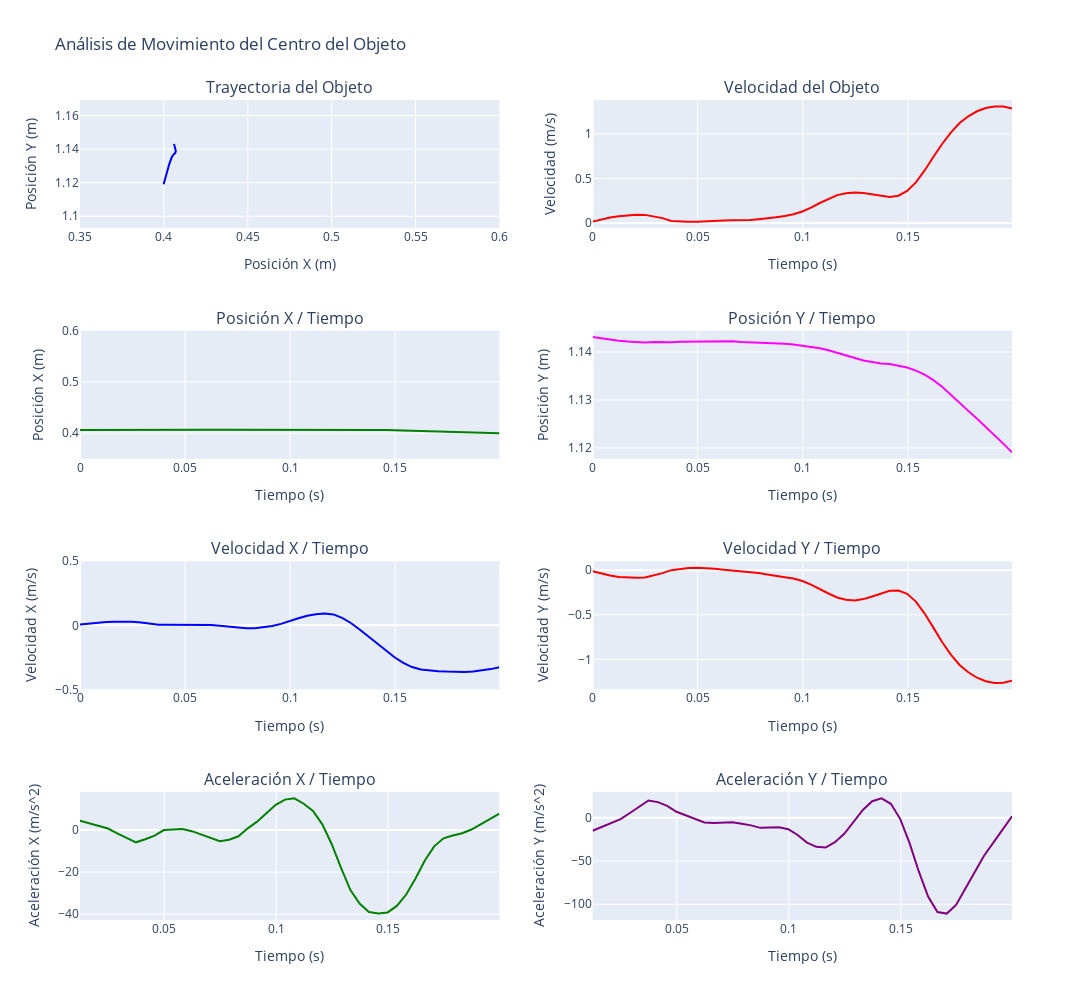

Notebook source saved alongside this figure:
### Code cell
# Elegir dataframe a graficar
dfG = dfCentro
dfG_speed = dfCentro_speed.copy()
dfG_acceleration = dfCentro_acceleration.copy()

import plotly.graph_objects as go
from plotly.subplots import make_subplots

# Suponiendo que tienes tus DataFrames cargados (dfG, dfG_speed, dfG_acceleration)

# Crear figura y ejes
fig = make_subplots(rows=4, cols=2, subplot_titles=("Trayectoria del Objeto", "Velocidad del Objeto", "Posición X / Tiempo", "Posición Y / Tiempo","Velocidad X / Tiempo", "Velocidad Y / Tiempo", "Aceleración X / Tiempo", "Aceleración Y / Tiempo"))

# Grafica la trayectoria
fig.update_xaxes(title_text="Posición X (m)", range=[0.35, 0.6], row=1, col=1, scaleanchor="y") # Relación 1:1 entre X e Y
fig.update_yaxes(title_text="Posición Y (m)", row=1, col=1)
fig.add_trace(go.Scatter(x=dfG['X'], y=dfG['Y'], mode='lines', marker=dict(color='blue')), row=1, col=1)

# Grafica la velocidad
fig.update_yaxes(title_text="Velocidad (m/s)", row=1, col=2)
fig.update_xaxes(title_text="Tiempo (s)", row=1, col=2)
fig.add_trace(go.Scatter(x=dfG_speed['Time (sec)'], y=dfG_speed['Speed'], mode='lines', marker=dict(color='red'), name='Velocidad Total'), row=1, col=2)

# Grafica la posición X / tiempo
fig.update_yaxes(title_text="Posición X (m)", range=[0.35,0.6], row=2, col=1)
fig.update_xaxes(title_text="Tiempo (s)", row=2, col=1)
fig.add_trace(go.Scatter(x=dfG['Time (sec)'], y=dfG['X'], mode='lines', marker=dict(color='green')), row=2, col=1)

# Grafica la posición Y / tiempo
fig.update_yaxes(title_text="Posición Y (m)", row=2, col=2)
fig.update_xaxes(title_text="Tiempo (s)", row=2, col=2)
fig.add_trace(go.Scatter(x=dfG['Time (sec)'], y=dfG['Y'], mode='lines', marker=dict(color='magenta')), row=2, col=2)

# Grafica la velocidad X / tiempo
fig.update_yaxes(title_text="Velocidad X (m/s)", range=[-0.5,0.5], row=3, col=1)
fig.update_xaxes(title_text="Tiempo (s)", row=3, col=1)
fig.add_trace(go.Scatter(x=dfG_speed['Time (sec)'], y=dfG_speed['Speed_X'], mode='lines', marker=dict(color='blue')), row=3, col=1)

# Grafica la velocidad Y / tiempo
fig.update_yaxes(title_text="Velocidad Y (m/s)", row=3, col=2)
fig.update_xaxes(title_text="Tiempo (s)", row=3, col=2)
fig.add_trace(go.Scatter(x=dfG_speed['Time (sec)'], y=dfG_speed['Speed_Y'], mode='lines', marker=dict(color='red')), row=3, col=2)

# Grafica la aceleración X / tiempo
fig.update_yaxes(title_text="Aceleración X (m/s^2)", row=4, col=1)
fig.update_xaxes(title_text="Tiempo (s)", row=4, col=1)
fig.add_trace(go.Scatter(x=dfG_acceleration['Time (sec)'], y=dfG_acceleration['Acceleration_X'], mode='lines', marker=dict(color='green')), row=4, col=1)

# Grafica la aceleración Y / tiempo
fig.update_yaxes(title_text="Aceleración Y (m/s^2)", row=4, col=2)
fig.update_xaxes(title_text="Tiempo (s)", row=4, col=2)
fig.add_trace(go.Scatter(x=dfG_acceleration['Time (sec)'], y=dfG_acceleration['Acceleration_Y'], mode='lines', marker=dict(color='purple')), row=4, col=2)

# Actualizar los títulos y ajustar el diseño
fig.update_layout(height=1000, width=1200, title_text="Análisis de Movimiento del Centro del Objeto", showlegend=False)

# Mostrar los gráficos
fig.show()

### Figure 1 — Plotly figure (JSON) as saved in the notebook; plotly's stock layout.template omitted (floating-point values rounded to 4 significant figures)
{"data": [{"marker": {"color": "blue"}, "mode": "lines", "type": "scatter", "x": [0.406, 0.4061, 0.4062, 0.4063, 0.4064, 0.4064, 0.4065, 0.4064, 0.4065, 0.4064, 0.4064, 0.4064, 0.4065, 0.4065, 0.4065, 0.4065, 0.4064, 0.4065, 0.4064, 0.4064, 0.4063, 0.4063, 0.4063, 0.4063, 0.4064, 0.4065, 0.4067, 0.4068, 0.407, 0.4071, 0.4071, 0.4071, 0.407, 0.4067, 0.4064, 0.406, 0.4057, 0.4052, 0.4047, 0.4042, 0.4037, 0.4032, 0.4027, 0.4022, 0.4018, 0.4013, 0.4008, 0.4003, 0.3998], "xaxis": "x", "y": [1.143, 1.143, 1.143, 1.142, 1.142, 1.142, 1.142, 1.142, 1.142, 1.142, 1.142, 1.142, 1.142, 1.142, 1.142, 1.142, 1.142, 1.142, 1.142, 1.142, 1.142, 1.142, 1.142, 1.142, 1.141, 1.141, 1.141, 1.14, 1.14, 1.139, 1.139, 1.138, 1.138, 1.138, 1.137, 1.137, 1.137, 1.136, 1.135, 1.134, 1.133, 1.131, 1.129, 1.128, 1.126, 1.124, 1.123, 1.121, 1.119], "yaxis": "y"}, {"marker": {"color": "red"}, "mode": "lines", "name": "Velocidad Total", "type": "scatter", "x": [0, 0.004159, 0.008317, 0.01248, 0.01663, 0.02079, 0.02495, 0.02911, 0.03327, 0.03743, 0.04159, 0.04574, 0.0499, 0.05406, 0.05822, 0.06238, 0.06654, 0.0707, 0.07485, 0.07901, 0.08317, 0.08733, 0.09149, 0.09565, 0.09981, 0.104, 0.1081, 0.1123, 0.1164, 0.1206, 0.1248, 0.1289, 0.1331, 0.1372, 0.1414, 0.1455, 0.1497, 0.1539, 0.158, 0.1622, 0.1663, 0.1705, 0.1747, 0.1788, 0.183, 0.1871, 0.1913, 0.1955, 0.1996], "xaxis": "x2", "y": [0.01567, 0.04134, 0.06181, 0.07707, 0.08713, 0.092, 0.09166, 0.07771, 0.05534, 0.02245, 0.01548, 0.01476, 0.01511, 0.02119, 0.02556, 0.02851, 0.03012, 0.03066, 0.03399, 0.04271, 0.05146, 0.06379, 0.07862, 0.09967, 0.1296, 0.1723, 0.2251, 0.2735, 0.3136, 0.3344, 0.3427, 0.3372, 0.3208, 0.3021, 0.2919, 0.3075, 0.3599, 0.456, 0.5908, 0.7415, 0.8884, 1.015, 1.123, 1.199, 1.256, 1.293, 1.311, 1.309, 1.287], "yaxis": "y2"}, {"marker": {"color": "green"}, "mode": "lines", "type": "scatter", "x": [0, 0.004159, 0.008317, 0.01248, 0.01663, 0.02079, 0.02495, 0.02911, 0.03327, 0.03743, 0.04159, 0.04574, 0.0499, 0.05406, 0.05822, 0.06238, 0.06654, 0.0707, 0.07485, 0.07901, 0.08317, 0.08733, 0.09149, 0.09565, 0.09981, 0.104, 0.1081, 0.1123, 0.1164, 0.1206, 0.1248, 0.1289, 0.1331, 0.1372, 0.1414, 0.1455, 0.1497, 0.1539, 0.158, 0.1622, 0.1663, 0.1705, 0.1747, 0.1788, 0.183, 0.1871, 0.1913, 0.1955, 0.1996], "xaxis": "x3", "y": [0.406, 0.4061, 0.4062, 0.4063, 0.4064, 0.4064, 0.4065, 0.4064, 0.4065, 0.4064, 0.4064, 0.4064, 0.4065, 0.4065, 0.4065, 0.4065, 0.4064, 0.4065, 0.4064, 0.4064, 0.4063, 0.4063, 0.4063, 0.4063, 0.4064, 0.4065, 0.4067, 0.4068, 0.407, 0.4071, 0.4071, 0.4071, 0.407, 0.4067, 0.4064, 0.406, 0.4057, 0.4052, 0.4047, 0.4042, 0.4037, 0.4032, 0.4027, 0.4022, 0.4018, 0.4013, 0.4008, 0.4003, 0.3998], "yaxis": "y3"}, {"marker": {"color": "magenta"}, "mode": "lines", "type": "scatter", "x": [0, 0.004159, 0.008317, 0.01248, 0.01663, 0.02079, 0.02495, 0.02911, 0.03327, 0.03743, 0.04159, 0.04574, 0.0499, 0.05406, 0.05822, 0.06238, 0.06654, 0.0707, 0.07485, 0.07901, 0.08317, 0.08733, 0.09149, 0.09565, 0.09981, 0.104, 0.1081, 0.1123, 0.1164, 0.1206, 0.1248, 0.1289, 0.1331, 0.1372, 0.1414, 0.1455, 0.1497, 0.1539, 0.158, 0.1622, 0.1663, 0.1705, 0.1747, 0.1788, 0.183, 0.1871, 0.1913, 0.1955, 0.1996], "xaxis": "x4", "y": [1.143, 1.143, 1.143, 1.142, 1.142, 1.142, 1.142, 1.142, 1.142, 1.142, 1.142, 1.142, 1.142, 1.142, 1.142, 1.142, 1.142, 1.142, 1.142, 1.142, 1.142, 1.142, 1.142, 1.142, 1.141, 1.141, 1.141, 1.14, 1.14, 1.139, 1.139, 1.138, 1.138, 1.138, 1.137, 1.137, 1.137, 1.136, 1.135, 1.134, 1.133, 1.131, 1.129, 1.128, 1.126, 1.124, 1.123, 1.121, 1.119], "yaxis": "y4"}, {"marker": {"color": "blue"}, "mode": "lines", "type": "scatter", "x": [0, 0.004159, 0.008317, 0.01248, 0.01663, 0.02079, 0.02495, 0.02911, 0.03327, 0.03743, 0.04159, 0.04574, 0.0499, 0.05406, 0.05822, 0.06238, 0.06654, 0.0707, 0.07485, 0.07901, 0.08317, 0.08733, 0.09149, 0.09565, 0.09981, 0.104, 0.1081, 0.1123, 0.1164, 0.1206, 0.1248, 0.1289, 0.1331, 0.1372, 0.1414, 0.1455, 0.1497, 0.1539, 0.158, 0.1622, 0.1663, 0.1705, 0.1747, 0.1788, 0.183, 0.1871, 0.1913, 0.1955, 0.1996], "xaxis": "x5", "y": [0.007156, 0.015, 0.02113, 0.02557, 0.02831, 0.02935, 0.02868, 0.0219, 0.01375, 0.004543, 0.00382, 0.002839, 0.004668, 0.005354, 0.005169, 0.00259, -0.003391, -0.01029, -0.01947, -0.02235, -0.02252, -0.016, -0.005607, 0.01092, 0.03407, 0.05473, 0.07392, 0.08626, 0.09248, 0.08526, 0.05878, 0.01838, -0.03304, -0.08655, -0.1437, -0.1983, -0.2495, -0.2938, -0.3259, -0.3451, -0.3538, -0.358, -0.3613, -0.3645, -0.3641, -0.3602, -0.3528, -0.3419, -0.3274], "yaxis": "y5"}, {"marker": {"color": "red"}, "mode": "lines", "type": "scatter", "x": [0, 0.004159, 0.008317, 0.01248, 0.01663, 0.02079, 0.02495, 0.02911, 0.03327, 0.03743, 0.04159, 0.04574, 0.0499, 0.05406, 0.05822, 0.06238, 0.06654, 0.0707, 0.07485, 0.07901, 0.08317, 0.08733, 0.09149, 0.09565, 0.09981, 0.104, 0.1081, 0.1123, 0.1164, 0.1206, 0.1248, 0.1289, 0.1331, 0.1372, 0.1414, 0.1455, 0.1497, 0.1539, 0.158, 0.1622, 0.1663, 0.1705, 0.1747, 0.1788, 0.183, 0.1871, 0.1913, 0.1955, 0.1996], "xaxis": "x6", "y": [-0.01252, -0.03968, -0.06063, -0.07539, -0.08394, -0.0863, -0.08246, -0.06151, -0.03347, 3.287e-05, 0.01321, 0.02351, 0.02813, 0.02339, 0.01485, 0.004951, -0.002394, -0.01075, -0.01751, -0.03159, -0.04773, -0.0665, -0.07871, -0.09416, -0.1217, -0.162, -0.2138, -0.2615, -0.3057, -0.3316, -0.3388, -0.3243, -0.2945, -0.2598, -0.2313, -0.2282, -0.2654, -0.3526, -0.4864, -0.6444, -0.8058, -0.9469, -1.064, -1.145, -1.206, -1.246, -1.265, -1.263, -1.24], "yaxis": "y6"}, {"marker": {"color": "green"}, "mode": "lines", "type": "scatter", "x": [0.01248, 0.01663, 0.02079, 0.02495, 0.02911, 0.03327, 0.03743, 0.04159, 0.04574, 0.0499, 0.05406, 0.05822, 0.06238, 0.06654, 0.0707, 0.07485, 0.07901, 0.08317, 0.08733, 0.09149, 0.09565, 0.09981, 0.104, 0.1081, 0.1123, 0.1164, 0.1206, 0.1248, 0.1289, 0.1331, 0.1372, 0.1414, 0.1455, 0.1497, 0.1539, 0.158, 0.1622, 0.1663, 0.1705, 0.1747, 0.1788, 0.183, 0.1871, 0.1913, 0.1955, 0.1996], "xaxis": "x7", "y": [4.428, 3.202, 1.975, 0.748, -1.542, -3.751, -5.805, -4.347, -2.623, 0.03015, 0.3688, 0.5603, -0.4997, -2.103, -3.718, -5.305, -4.559, -2.94, 0.834, 4.026, 8.041, 12.04, 14.51, 15.15, 12.55, 9.078, 2.727, -6.608, -17.82, -28.45, -34.95, -38.97, -39.74, -39.18, -36.1, -30.68, -22.99, -14.43, -7.73, -3.903, -2.554, -1.459, 0.263, 2.803, 5.342, 7.882], "yaxis": "y7"}, {"marker": {"color": "purple"}, "mode": "lines", "type": "scatter", "x": [0.01248, 0.01663, 0.02079, 0.02495, 0.02911, 0.03327, 0.03743, 0.04159, 0.04574, 0.0499, 0.05406, 0.05822, 0.06238, 0.06654, 0.0707, 0.07485, 0.07901, 0.08317, 0.08733, 0.09149, 0.09565, 0.09981, 0.104, 0.1081, 0.1123, 0.1164, 0.1206, 0.1248, 0.1289, 0.1331, 0.1372, 0.1414, 0.1455, 0.1497, 0.1539, 0.158, 0.1622, 0.1663, 0.1705, 0.1747, 0.1788, 0.183, 0.1871, 0.1913, 0.1955, 0.1996], "xaxis": "x8", "y": [-15.12, -10.64, -6.172, -1.7, 5.394, 12.7, 19.84, 17.97, 13.7, 6.756, 2.447, -2.083, -5.574, -6.2, -6.155, -5.401, -7.02, -8.893, -11.78, -11.33, -11.17, -13.27, -20.04, -28.78, -33.62, -34.55, -28.31, -18.59, -4.477, 8.901, 19.0, 22.37, 15.95, -1.346, -29.18, -62.08, -91.15, -109.0, -110.7, -100.8, -81.67, -62.36, -43.88, -28.75, -13.62, 1.503], "yaxis": "y8"}], "layout": {"annotations": [{"font": {"size": 16}, "showarrow": false, "text": "Trayectoria del Objeto", "x": 0.225, "xanchor": "center", "xref": "paper", "y": 1, "yanchor": "bottom", "yref": "paper"}, {"font": {"size": 16}, "showarrow": false, "text": "Velocidad del Objeto", "x": 0.775, "xanchor": "center", "xref": "paper", "y": 1, "yanchor": "bottom", "yref": "paper"}, {"font": {"size": 16}, "showarrow": false, "text": "Posición X / Tiempo", "x": 0.225, "xanchor": "center", "xref": "paper", "y": 0.7188, "yanchor": "bottom", "yref": "paper"}, {"font": {"size": 16}, "showarrow": false, "text": "Posición Y / Tiempo", "x": 0.775, "xanchor": "center", "xref": "paper", "y": 0.7188, "yanchor": "bottom", "yref": "paper"}, {"font": {"size": 16}, "showarrow": false, "text": "Velocidad X / Tiempo", "x": 0.225, "xanchor": "center", "xref": "paper", "y": 0.4375, "yanchor": "bottom", "yref": "paper"}, {"font": {"size": 16}, "showarrow": false, "text": "Velocidad Y / Tiempo", "x": 0.775, "xanchor": "center", "xref": "paper", "y": 0.4375, "yanchor": "bottom", "yref": "paper"}, {"font": {"size": 16}, "showarrow": false, "text": "Aceleración X / Tiempo", "x": 0.225, "xanchor": "center", "xref": "paper", "y": 0.1562, "yanchor": "bottom", "yref": "paper"}, {"font": {"size": 16}, "showarrow": false, "text": "Aceleración Y / Tiempo", "x": 0.775, "xanchor": "center", "xref": "paper", "y": 0.1562, "yanchor": "bottom", "yref": "paper"}], "height": 1000, "showlegend": false, "title": {"text": "Análisis de Movimiento del Centro del Objeto"}, "width": 1200, "xaxis": {"anchor": "y", "domain": [0, 0.45], "range": [0.35, 0.6], "scaleanchor": "y", "title": {"text": "Posición X (m)"}}, "xaxis2": {"anchor": "y2", "domain": [0.55, 1], "title": {"text": "Tiempo (s)"}}, "xaxis3": {"anchor": "y3", "domain": [0, 0.45], "title": {"text": "Tiempo (s)"}}, "xaxis4": {"anchor": "y4", "domain": [0.55, 1], "title": {"text": "Tiempo (s)"}}, "xaxis5": {"anchor": "y5", "domain": [0, 0.45], "title": {"text": "Tiempo (s)"}}, "xaxis6": {"anchor": "y6", "domain": [0.55, 1], "title": {"text": "Tiempo (s)"}}, "xaxis7": {"anchor": "y7", "domain": [0, 0.45], "title": {"text": "Tiempo (s)"}}, "xaxis8": {"anchor": "y8", "domain": [0.55, 1], "title": {"text": "Tiempo (s)"}}, "yaxis": {"anchor": "x", "domain": [0.8438, 1], "title": {"text": "Posición Y (m)"}}, "yaxis2": {"anchor": "x2", "domain": [0.8438, 1], "title": {"text": "Velocidad (m/s)"}}, "yaxis3": {"anchor": "x3", "domain": [0.5625, 0.7188], "range": [0.35, 0.6], "title": {"text": "Posición X (m)"}}, "yaxis4": {"anchor": "x4", "domain": [0.5625, 0.7188], "title": {"text": "Posición Y (m)"}}, "yaxis5": {"anchor": "x5", "domain": [0.2812, 0.4375], "range": [-0.5, 0.5], "title": {"text": "Velocidad X (m/s)"}}, "yaxis6": {"anchor": "x6", "domain": [0.2812, 0.4375], "title": {"text": "Velocidad Y (m/s)"}}, "yaxis7": {"anchor": "x7", "domain": [0, 0.1562], "title": {"text": "Aceleración X (m/s^2)"}}, "yaxis8": {"anchor": "x8", "domain": [0, 0.1562], "title": {"text": "Aceleración Y (m/s^2)"}}}}
